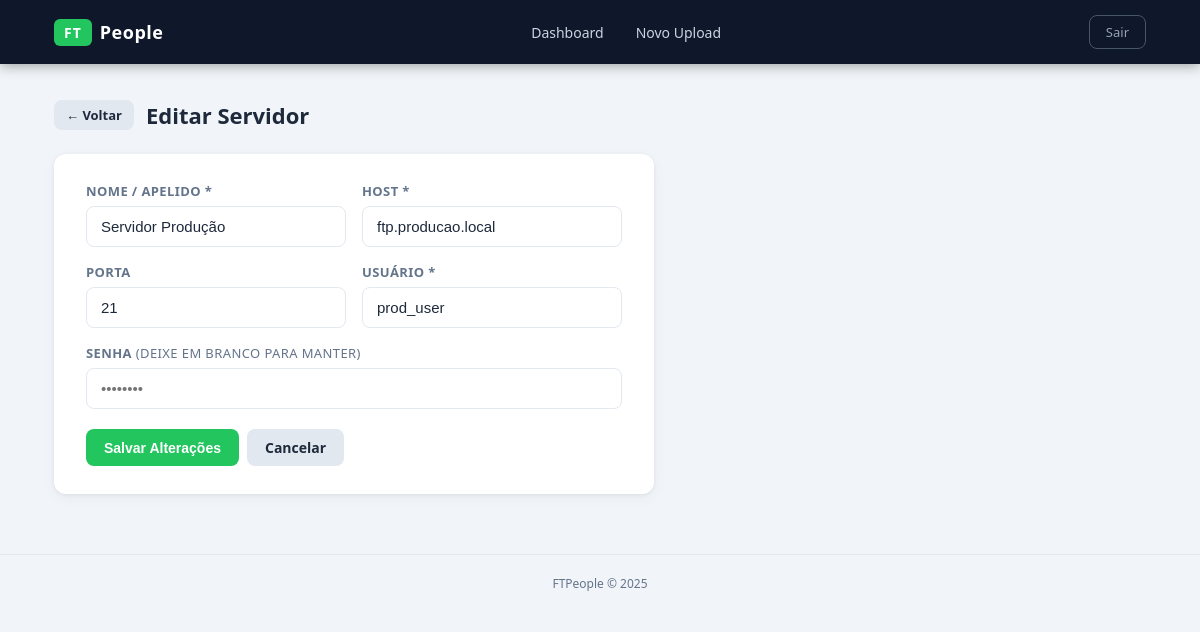
Screenshot of /servers/editar/3 (signed in) with the database file from the repository.
### app/models/server.py (models this page shows)
class Server(db.Model):
    id = db.Column(db.Integer, primary_key=True)
    name = db.Column(db.String(100), nullable=False)
    host = db.Column(db.String(200), nullable=False)
    port = db.Column(db.Integer, default=21)
    username = db.Column(db.String(100), nullable=False)
    password = db.Column(db.String(200), nullable=False)
    is_active = db.Column(db.Boolean, default=False)

### app/routes/server_routes.py (the view, shortened to what this page needs)
@server_bp.route('/editar/<int:server_id>', methods=['GET', 'POST'])
def edit_server(server_id):
    if 'user_id' not in session:
        return redirect(url_for('auth.login_form'))
    server = Server.query.get_or_404(server_id)
    return render_template('edit_server.html', server=server)

### app/templates/edit_server.html (shortened to what this page needs)
{% extends "base.html" %}
{% block content %}
<div style="max-width: 600px;">
  <div style="display: flex; align-items: center; gap: 12px; margin-bottom: 24px;">
    <a href="{{ url_for('server.choose_server') }}" class="ft-btn ft-btn-secondary ft-btn-sm">← Voltar</a>
    <h1 class="ft-page-title" style="margin: 0;">Editar Servidor</h1>
  </div>
  <div class="ft-card">
    <form method="POST">
      <div style="display: grid; grid-template-columns: 1fr 1fr; gap: 16px;">
        <div class="ft-form-group" style="margin-bottom: 0;">
          <label class="ft-label">Nome / Apelido *</label>
          <input type="text" name="name" class="ft-input" value="{{ server.name }}" required>
        </div>
        <div class="ft-form-group" style="margin-bottom: 0;">
          <label class="ft-label">Host *</label>
          <input type="text" name="host" class="ft-input" value="{{ server.host }}" required>
        </div>
        <div class="ft-form-group" style="margin-bottom: 0;">
          <label class="ft-label">Porta</label>
          <input type="number" name="port" class="ft-input" value="{{ server.port }}" min="1" max="65535">
        </div>
        <div class="ft-form-group" style="margin-bottom: 0;">
          <label class="ft-label">Usuário *</label>
          <input type="text" name="username" class="ft-input" value="{{ server.username }}" required>
        </div>
        <div class="ft-form-group" style="margin-bottom: 0; grid-column: 1 / -1;">
          <label class="ft-label">Senha <span style="font-weight: 400; color: var(--text-muted);">(deixe em branco para manter)</span></label>
          <input type="password" name="password" class="ft-input" placeholder="••••••••">
        </div>
      </div>
      <div style="margin-top: 20px; display: flex; gap: 8px;">
        <button type="submit" class="ft-btn ft-btn-primary">Salvar Alterações</button>
        <a href="{{ url_for('server.choose_server') }}" class="ft-btn ft-btn-secondary">Cancelar</a>
      </div>
    </form>
  </div>
</div>
{% endblock %}

### app/static/css/style.css (style rules this page uses)
:root { --primary: #0f172a; --accent: #22c55e; --accent-hover: #16a34a; --danger: #ef4444; --warning: #f59e0b; --bg: #f1f5f9; --card-bg: #ffffff; --text: #1e293b; --text-muted: #64748b; --border: #e2e8f0; --header-height: 64px; }
* { box-sizing: border-box; }
body { margin: 0; padding: 0; font-family: 'Segoe UI', Arial, sans-serif; background: var(--bg); color: var(--text); min-height: 100vh; }
.ft-page-title { font-size: 22px; font-weight: 700; color: var(--text); margin: 0 0 24px; }
.ft-card { background: var(--card-bg); border-radius: 12px; box-shadow: 0 1px 4px rgba(0,0,0,0.07), 0 4px 16px rgba(0,0,0,0.04); padding: 28px 32px; }
.ft-btn { display: inline-flex; align-items: center; gap: 6px; padding: 9px 18px; border-radius: 8px; font-size: 14px; font-weight: 600; border: none; cursor: pointer; text-decoration: none; transition: opacity 0.15s, transform 0.1s; }
.ft-btn-primary { background: var(--accent); color: #fff; }
.ft-btn-secondary { background: #e2e8f0; color: var(--text); }
.ft-btn-sm { padding: 6px 12px; font-size: 13px; }
.ft-form-group { margin-bottom: 20px; }
.ft-label { display: block; font-size: 13px; font-weight: 600; color: var(--text-muted); margin-bottom: 6px; text-transform: uppercase; letter-spacing: 0.4px; }
.ft-input { width: 100%; padding: 11px 14px; border: 1.5px solid var(--border); border-radius: 8px; font-size: 15px; color: var(--text); background: #fff; transition: border-color 0.15s, box-shadow 0.15s; outline: none; }

### rows the page displays
Server: name "Servidor Produção", host "ftp.producao.local", port "21", username "prod_user"

### other values shown
{{ 2025 }} "2025"
